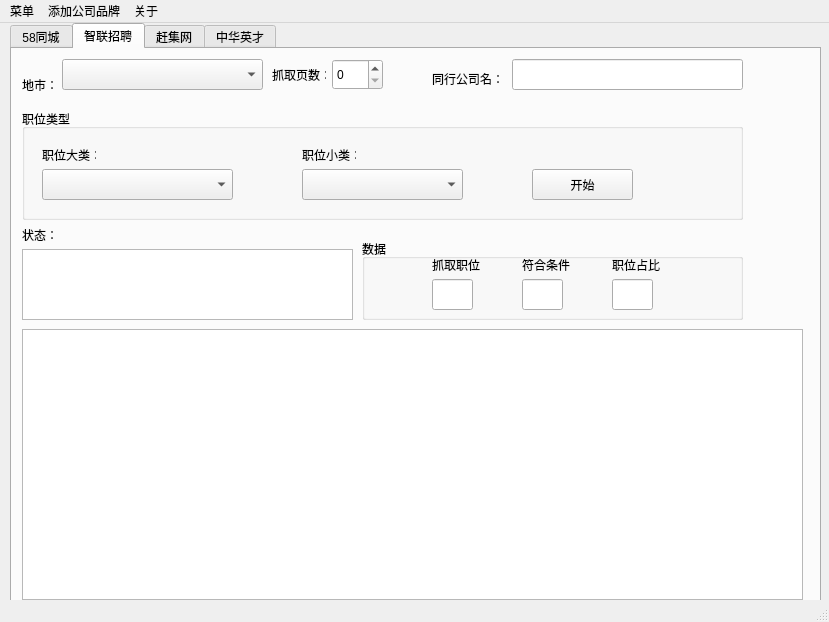
<?xml version="1.0" encoding="UTF-8"?>
<ui version="4.0">
 <class>MainWindow</class>
 <widget class="QMainWindow" name="MainWindow">
  <property name="geometry">
   <rect>
    <x>0</x>
    <y>0</y>
    <width>829</width>
    <height>622</height>
   </rect>
  </property>
  <property name="windowTitle">
   <string>招聘网职位覆盖率</string>
  </property>
  <widget class="QWidget" name="centralwidget">
   <widget class="QTabWidget" name="tabWidget">
    <property name="geometry">
     <rect>
      <x>10</x>
      <y>0</y>
      <width>811</width>
      <height>591</height>
     </rect>
    </property>
    <property name="currentIndex">
     <number>1</number>
    </property>
    <widget class="QWidget" name="tab">
     <attribute name="title">
      <string>58同城</string>
     </attribute>
     <widget class="QTextEdit" name="textEdit">
      <property name="geometry">
       <rect>
        <x>10</x>
        <y>200</y>
        <width>331</width>
        <height>71</height>
       </rect>
      </property>
     </widget>
     <widget class="QLabel" name="label">
      <property name="geometry">
       <rect>
        <x>10</x>
        <y>30</y>
        <width>54</width>
        <height>12</height>
       </rect>
      </property>
      <property name="text">
       <string>地市：</string>
      </property>
     </widget>
     <widget class="QLabel" name="label_2">
      <property name="geometry">
       <rect>
        <x>260</x>
        <y>20</y>
        <width>54</width>
        <height>12</height>
       </rect>
      </property>
      <property name="text">
       <string>抓取页数：</string>
      </property>
     </widget>
     <widget class="QGroupBox" name="groupBox">
      <property name="geometry">
       <rect>
        <x>10</x>
        <y>60</y>
        <width>721</width>
        <height>111</height>
       </rect>
      </property>
      <property name="title">
       <string>职位类型</string>
      </property>
      <widget class="QComboBox" name="comboBox">
       <property name="geometry">
        <rect>
         <x>20</x>
         <y>60</y>
         <width>191</width>
         <height>31</height>
        </rect>
       </property>
      </widget>
      <widget class="QComboBox" name="comboBox_2">
       <property name="geometry">
        <rect>
         <x>280</x>
         <y>60</y>
         <width>161</width>
         <height>31</height>
        </rect>
       </property>
      </widget>
      <widget class="QPushButton" name="pushButton">
       <property name="geometry">
        <rect>
         <x>510</x>
         <y>60</y>
         <width>101</width>
         <height>31</height>
        </rect>
       </property>
       <property name="text">
        <string>开始</string>
       </property>
      </widget>
      <widget class="QLabel" name="label_3">
       <property name="geometry">
        <rect>
         <x>20</x>
         <y>40</y>
         <width>54</width>
         <height>12</height>
        </rect>
       </property>
       <property name="text">
        <string>职位大类：</string>
       </property>
      </widget>
      <widget class="QLabel" name="label_4">
       <property name="geometry">
        <rect>
         <x>280</x>
         <y>40</y>
         <width>54</width>
         <height>12</height>
        </rect>
       </property>
       <property name="text">
        <string>职位小类：</string>
       </property>
      </widget>
     </widget>
     <widget class="QComboBox" name="comboBox_4">
      <property name="geometry">
       <rect>
        <x>50</x>
        <y>10</y>
        <width>201</width>
        <height>31</height>
       </rect>
      </property>
      <property name="maxVisibleItems">
       <number>14</number>
      </property>
     </widget>
     <widget class="QSpinBox" name="spinBox">
      <property name="geometry">
       <rect>
        <x>320</x>
        <y>10</y>
        <width>51</width>
        <height>31</height>
       </rect>
      </property>
     </widget>
     <widget class="QTableWidget" name="tableWidget">
      <property name="geometry">
       <rect>
        <x>10</x>
        <y>280</y>
        <width>781</width>
        <height>271</height>
       </rect>
      </property>
     </widget>
     <widget class="QLabel" name="label_5">
      <property name="geometry">
       <rect>
        <x>10</x>
        <y>180</y>
        <width>54</width>
        <height>12</height>
       </rect>
      </property>
      <property name="text">
       <string>状态：</string>
      </property>
     </widget>
     <widget class="QLabel" name="label_6">
      <property name="geometry">
       <rect>
        <x>420</x>
        <y>20</y>
        <width>71</width>
        <height>20</height>
       </rect>
      </property>
      <property name="text">
       <string>同行公司名：</string>
      </property>
     </widget>
     <widget class="QGroupBox" name="groupBox_2">
      <property name="geometry">
       <rect>
        <x>350</x>
        <y>190</y>
        <width>381</width>
        <height>81</height>
       </rect>
      </property>
      <property name="title">
       <string>数据</string>
      </property>
      <widget class="QLabel" name="label_10">
       <property name="geometry">
        <rect>
         <x>160</x>
         <y>20</y>
         <width>54</width>
         <height>12</height>
        </rect>
       </property>
       <property name="text">
        <string>符合条件</string>
       </property>
      </widget>
      <widget class="QLabel" name="label_11">
       <property name="geometry">
        <rect>
         <x>70</x>
         <y>20</y>
         <width>54</width>
         <height>12</height>
        </rect>
       </property>
       <property name="text">
        <string>抓取职位</string>
       </property>
      </widget>
      <widget class="QLabel" name="label_9">
       <property name="geometry">
        <rect>
         <x>250</x>
         <y>20</y>
         <width>54</width>
         <height>12</height>
        </rect>
       </property>
       <property name="text">
        <string>职位占比</string>
       </property>
      </widget>
      <widget class="QLineEdit" name="lineEdit_2">
       <property name="geometry">
        <rect>
         <x>70</x>
         <y>40</y>
         <width>41</width>
         <height>31</height>
        </rect>
       </property>
      </widget>
      <widget class="QLineEdit" name="lineEdit_3">
       <property name="geometry">
        <rect>
         <x>160</x>
         <y>40</y>
         <width>41</width>
         <height>31</height>
        </rect>
       </property>
      </widget>
      <widget class="QLineEdit" name="lineEdit_4">
       <property name="geometry">
        <rect>
         <x>250</x>
         <y>40</y>
         <width>41</width>
         <height>31</height>
        </rect>
       </property>
      </widget>
     </widget>
     <widget class="QLineEdit" name="lineEdit">
      <property name="geometry">
       <rect>
        <x>500</x>
        <y>10</y>
        <width>231</width>
        <height>31</height>
       </rect>
      </property>
     </widget>
    </widget>
    <widget class="QWidget" name="tab_2">
     <attribute name="title">
      <string>智联招聘</string>
     </attribute>
     <widget class="QTableWidget" name="tableWidget_3">
      <property name="geometry">
       <rect>
        <x>10</x>
        <y>280</y>
        <width>781</width>
        <height>271</height>
       </rect>
      </property>
     </widget>
     <widget class="QSpinBox" name="spinBox_3">
      <property name="geometry">
       <rect>
        <x>320</x>
        <y>10</y>
        <width>51</width>
        <height>31</height>
       </rect>
      </property>
     </widget>
     <widget class="QLabel" name="label_19">
      <property name="geometry">
       <rect>
        <x>10</x>
        <y>30</y>
        <width>54</width>
        <height>12</height>
       </rect>
      </property>
      <property name="text">
       <string>地市：</string>
      </property>
     </widget>
     <widget class="QLabel" name="label_20">
      <property name="geometry">
       <rect>
        <x>420</x>
        <y>20</y>
        <width>71</width>
        <height>20</height>
       </rect>
      </property>
      <property name="text">
       <string>同行公司名：</string>
      </property>
     </widget>
     <widget class="QLineEdit" name="lineEdit_9">
      <property name="geometry">
       <rect>
        <x>500</x>
        <y>10</y>
        <width>231</width>
        <height>31</height>
       </rect>
      </property>
     </widget>
     <widget class="QLabel" name="label_21">
      <property name="geometry">
       <rect>
        <x>10</x>
        <y>180</y>
        <width>54</width>
        <height>12</height>
       </rect>
      </property>
      <property name="text">
       <string>状态：</string>
      </property>
     </widget>
     <widget class="QGroupBox" name="groupBox_5">
      <property name="geometry">
       <rect>
        <x>10</x>
        <y>60</y>
        <width>721</width>
        <height>111</height>
       </rect>
      </property>
      <property name="title">
       <string>职位类型</string>
      </property>
      <widget class="QComboBox" name="comboBox_7">
       <property name="geometry">
        <rect>
         <x>20</x>
         <y>60</y>
         <width>191</width>
         <height>31</height>
        </rect>
       </property>
      </widget>
      <widget class="QComboBox" name="comboBox_8">
       <property name="geometry">
        <rect>
         <x>280</x>
         <y>60</y>
         <width>161</width>
         <height>31</height>
        </rect>
       </property>
      </widget>
      <widget class="QPushButton" name="pushButton_7">
       <property name="geometry">
        <rect>
         <x>510</x>
         <y>60</y>
         <width>101</width>
         <height>31</height>
        </rect>
       </property>
       <property name="text">
        <string>开始</string>
       </property>
      </widget>
      <widget class="QLabel" name="label_22">
       <property name="geometry">
        <rect>
         <x>20</x>
         <y>40</y>
         <width>54</width>
         <height>12</height>
        </rect>
       </property>
       <property name="text">
        <string>职位大类：</string>
       </property>
      </widget>
      <widget class="QLabel" name="label_23">
       <property name="geometry">
        <rect>
         <x>280</x>
         <y>40</y>
         <width>54</width>
         <height>12</height>
        </rect>
       </property>
       <property name="text">
        <string>职位小类：</string>
       </property>
      </widget>
     </widget>
     <widget class="QLabel" name="label_24">
      <property name="geometry">
       <rect>
        <x>260</x>
        <y>20</y>
        <width>54</width>
        <height>12</height>
       </rect>
      </property>
      <property name="text">
       <string>抓取页数：</string>
      </property>
     </widget>
     <widget class="QComboBox" name="comboBox_9">
      <property name="geometry">
       <rect>
        <x>50</x>
        <y>10</y>
        <width>201</width>
        <height>31</height>
       </rect>
      </property>
      <property name="maxVisibleItems">
       <number>14</number>
      </property>
     </widget>
     <widget class="QTextEdit" name="textEdit_3">
      <property name="geometry">
       <rect>
        <x>10</x>
        <y>200</y>
        <width>331</width>
        <height>71</height>
       </rect>
      </property>
     </widget>
     <widget class="QGroupBox" name="groupBox_6">
      <property name="geometry">
       <rect>
        <x>350</x>
        <y>190</y>
        <width>381</width>
        <height>81</height>
       </rect>
      </property>
      <property name="title">
       <string>数据</string>
      </property>
      <widget class="QLabel" name="label_25">
       <property name="geometry">
        <rect>
         <x>160</x>
         <y>20</y>
         <width>54</width>
         <height>12</height>
        </rect>
       </property>
       <property name="text">
        <string>符合条件</string>
       </property>
      </widget>
      <widget class="QLabel" name="label_26">
       <property name="geometry">
        <rect>
         <x>70</x>
         <y>20</y>
         <width>54</width>
         <height>12</height>
        </rect>
       </property>
       <property name="text">
        <string>抓取职位</string>
       </property>
      </widget>
      <widget class="QLabel" name="label_27">
       <property name="geometry">
        <rect>
         <x>250</x>
         <y>20</y>
         <width>54</width>
         <height>12</height>
        </rect>
       </property>
       <property name="text">
        <string>职位占比</string>
       </property>
      </widget>
      <widget class="QLineEdit" name="lineEdit_10">
       <property name="geometry">
        <rect>
         <x>70</x>
         <y>40</y>
         <width>41</width>
         <height>31</height>
        </rect>
       </property>
      </widget>
      <widget class="QLineEdit" name="lineEdit_11">
       <property name="geometry">
        <rect>
         <x>160</x>
         <y>40</y>
         <width>41</width>
         <height>31</height>
        </rect>
       </property>
      </widget>
      <widget class="QLineEdit" name="lineEdit_12">
       <property name="geometry">
        <rect>
         <x>250</x>
         <y>40</y>
         <width>41</width>
         <height>31</height>
        </rect>
       </property>
      </widget>
     </widget>
    </widget>
    <widget class="QWidget" name="tab_3">
     <attribute name="title">
      <string>赶集网</string>
     </attribute>
     <widget class="QTableWidget" name="tableWidget_4">
      <property name="geometry">
       <rect>
        <x>10</x>
        <y>280</y>
        <width>781</width>
        <height>271</height>
       </rect>
      </property>
     </widget>
     <widget class="QSpinBox" name="spinBox_4">
      <property name="geometry">
       <rect>
        <x>320</x>
        <y>10</y>
        <width>51</width>
        <height>31</height>
       </rect>
      </property>
     </widget>
     <widget class="QLabel" name="label_28">
      <property name="geometry">
       <rect>
        <x>10</x>
        <y>30</y>
        <width>54</width>
        <height>12</height>
       </rect>
      </property>
      <property name="text">
       <string>地市：</string>
      </property>
     </widget>
     <widget class="QLabel" name="label_29">
      <property name="geometry">
       <rect>
        <x>420</x>
        <y>20</y>
        <width>71</width>
        <height>20</height>
       </rect>
      </property>
      <property name="text">
       <string>同行公司名：</string>
      </property>
     </widget>
     <widget class="QLineEdit" name="lineEdit_13">
      <property name="geometry">
       <rect>
        <x>500</x>
        <y>10</y>
        <width>231</width>
        <height>31</height>
       </rect>
      </property>
     </widget>
     <widget class="QLabel" name="label_30">
      <property name="geometry">
       <rect>
        <x>10</x>
        <y>180</y>
        <width>54</width>
        <height>12</height>
       </rect>
      </property>
      <property name="text">
       <string>状态：</string>
      </property>
     </widget>
     <widget class="QGroupBox" name="groupBox_7">
      <property name="geometry">
       <rect>
        <x>10</x>
        <y>60</y>
        <width>721</width>
        <height>111</height>
       </rect>
      </property>
      <property name="title">
       <string>职位类型</string>
      </property>
      <widget class="QPushButton" name="pushButton_8">
       <property name="geometry">
        <rect>
         <x>510</x>
         <y>60</y>
         <width>101</width>
         <height>31</height>
        </rect>
       </property>
       <property name="text">
        <string>开始</string>
       </property>
      </widget>
      <widget class="QComboBox" name="comboBox_10">
       <property name="geometry">
        <rect>
         <x>280</x>
         <y>60</y>
         <width>161</width>
         <height>31</height>
        </rect>
       </property>
      </widget>
      <widget class="QLabel" name="label_31">
       <property name="geometry">
        <rect>
         <x>20</x>
         <y>40</y>
         <width>54</width>
         <height>12</height>
        </rect>
       </property>
       <property name="text">
        <string>职位大类：</string>
       </property>
      </widget>
      <widget class="QComboBox" name="comboBox_11">
       <property name="geometry">
        <rect>
         <x>20</x>
         <y>60</y>
         <width>191</width>
         <height>31</height>
        </rect>
       </property>
      </widget>
      <widget class="QLabel" name="label_32">
       <property name="geometry">
        <rect>
         <x>280</x>
         <y>40</y>
         <width>54</width>
         <height>12</height>
        </rect>
       </property>
       <property name="text">
        <string>职位小类：</string>
       </property>
      </widget>
     </widget>
     <widget class="QLabel" name="label_33">
      <property name="geometry">
       <rect>
        <x>260</x>
        <y>20</y>
        <width>54</width>
        <height>12</height>
       </rect>
      </property>
      <property name="text">
       <string>抓取页数：</string>
      </property>
     </widget>
     <widget class="QComboBox" name="comboBox_12">
      <property name="geometry">
       <rect>
        <x>50</x>
        <y>10</y>
        <width>201</width>
        <height>31</height>
       </rect>
      </property>
      <property name="maxVisibleItems">
       <number>14</number>
      </property>
     </widget>
     <widget class="QTextEdit" name="textEdit_4">
      <property name="geometry">
       <rect>
        <x>10</x>
        <y>200</y>
        <width>331</width>
        <height>71</height>
       </rect>
      </property>
     </widget>
     <widget class="QGroupBox" name="groupBox_8">
      <property name="geometry">
       <rect>
        <x>350</x>
        <y>190</y>
        <width>381</width>
        <height>81</height>
       </rect>
      </property>
      <property name="title">
       <string>数据</string>
      </property>
      <widget class="QLabel" name="label_34">
       <property name="geometry">
        <rect>
         <x>160</x>
         <y>20</y>
         <width>54</width>
         <height>12</height>
        </rect>
       </property>
       <property name="text">
        <string>符合条件</string>
       </property>
      </widget>
      <widget class="QLabel" name="label_35">
       <property name="geometry">
        <rect>
         <x>70</x>
         <y>20</y>
         <width>54</width>
         <height>12</height>
        </rect>
       </property>
       <property name="text">
        <string>抓取职位</string>
       </property>
      </widget>
      <widget class="QLabel" name="label_36">
       <property name="geometry">
        <rect>
         <x>250</x>
         <y>20</y>
         <width>54</width>
         <height>12</height>
        </rect>
       </property>
       <property name="text">
        <string>职位占比</string>
       </property>
      </widget>
      <widget class="QLineEdit" name="lineEdit_14">
       <property name="geometry">
        <rect>
         <x>70</x>
         <y>40</y>
         <width>41</width>
         <height>31</height>
        </rect>
       </property>
      </widget>
      <widget class="QLineEdit" name="lineEdit_15">
       <property name="geometry">
        <rect>
         <x>160</x>
         <y>40</y>
         <width>41</width>
         <height>31</height>
        </rect>
       </property>
      </widget>
      <widget class="QLineEdit" name="lineEdit_16">
       <property name="geometry">
        <rect>
         <x>250</x>
         <y>40</y>
         <width>41</width>
         <height>31</height>
        </rect>
       </property>
      </widget>
     </widget>
    </widget>
    <widget class="QWidget" name="tab_4">
     <attribute name="title">
      <string>中华英才</string>
     </attribute>
     <widget class="QGroupBox" name="groupBox_9">
      <property name="geometry">
       <rect>
        <x>350</x>
        <y>190</y>
        <width>381</width>
        <height>81</height>
       </rect>
      </property>
      <property name="title">
       <string>数据</string>
      </property>
      <widget class="QLabel" name="label_37">
       <property name="geometry">
        <rect>
         <x>160</x>
         <y>20</y>
         <width>54</width>
         <height>12</height>
        </rect>
       </property>
       <property name="text">
        <string>符合条件</string>
       </property>
      </widget>
      <widget class="QLabel" name="label_38">
       <property name="geometry">
        <rect>
         <x>70</x>
         <y>20</y>
         <width>54</width>
         <height>12</height>
        </rect>
       </property>
       <property name="text">
        <string>抓取职位</string>
       </property>
      </widget>
      <widget class="QLabel" name="label_39">
       <property name="geometry">
        <rect>
         <x>250</x>
         <y>20</y>
         <width>54</width>
         <height>12</height>
        </rect>
       </property>
       <property name="text">
        <string>职位占比</string>
       </property>
      </widget>
      <widget class="QLineEdit" name="lineEdit_17">
       <property name="geometry">
        <rect>
         <x>70</x>
         <y>40</y>
         <width>41</width>
         <height>31</height>
        </rect>
       </property>
      </widget>
      <widget class="QLineEdit" name="lineEdit_18">
       <property name="geometry">
        <rect>
         <x>160</x>
         <y>40</y>
         <width>41</width>
         <height>31</height>
        </rect>
       </property>
      </widget>
      <widget class="QLineEdit" name="lineEdit_19">
       <property name="geometry">
        <rect>
         <x>250</x>
         <y>40</y>
         <width>41</width>
         <height>31</height>
        </rect>
       </property>
      </widget>
     </widget>
     <widget class="QLabel" name="label_40">
      <property name="geometry">
       <rect>
        <x>10</x>
        <y>30</y>
        <width>54</width>
        <height>12</height>
       </rect>
      </property>
      <property name="text">
       <string>地市：</string>
      </property>
     </widget>
     <widget class="QTableWidget" name="tableWidget_5">
      <property name="geometry">
       <rect>
        <x>10</x>
        <y>280</y>
        <width>781</width>
        <height>271</height>
       </rect>
      </property>
     </widget>
     <widget class="QLineEdit" name="lineEdit_20">
      <property name="geometry">
       <rect>
        <x>500</x>
        <y>10</y>
        <width>231</width>
        <height>31</height>
       </rect>
      </property>
     </widget>
     <widget class="QSpinBox" name="spinBox_5">
      <property name="geometry">
       <rect>
        <x>320</x>
        <y>10</y>
        <width>51</width>
        <height>31</height>
       </rect>
      </property>
     </widget>
     <widget class="QLabel" name="label_41">
      <property name="geometry">
       <rect>
        <x>420</x>
        <y>20</y>
        <width>71</width>
        <height>20</height>
       </rect>
      </property>
      <property name="text">
       <string>同行公司名：</string>
      </property>
     </widget>
     <widget class="QLabel" name="label_42">
      <property name="geometry">
       <rect>
        <x>260</x>
        <y>20</y>
        <width>54</width>
        <height>12</height>
       </rect>
      </property>
      <property name="text">
       <string>抓取页数：</string>
      </property>
     </widget>
     <widget class="QGroupBox" name="groupBox_10">
      <property name="geometry">
       <rect>
        <x>10</x>
        <y>60</y>
        <width>721</width>
        <height>111</height>
       </rect>
      </property>
      <property name="title">
       <string>职位类型</string>
      </property>
      <widget class="QLabel" name="label_43">
       <property name="geometry">
        <rect>
         <x>280</x>
         <y>40</y>
         <width>54</width>
         <height>12</height>
        </rect>
       </property>
       <property name="text">
        <string>职位小类：</string>
       </property>
      </widget>
      <widget class="QComboBox" name="comboBox_13">
       <property name="geometry">
        <rect>
         <x>20</x>
         <y>60</y>
         <width>191</width>
         <height>31</height>
        </rect>
       </property>
      </widget>
      <widget class="QLabel" name="label_44">
       <property name="geometry">
        <rect>
         <x>20</x>
         <y>40</y>
         <width>54</width>
         <height>12</height>
        </rect>
       </property>
       <property name="text">
        <string>职位大类：</string>
       </property>
      </widget>
      <widget class="QComboBox" name="comboBox_14">
       <property name="geometry">
        <rect>
         <x>280</x>
         <y>60</y>
         <width>161</width>
         <height>31</height>
        </rect>
       </property>
      </widget>
      <widget class="QPushButton" name="pushButton_9">
       <property name="geometry">
        <rect>
         <x>510</x>
         <y>60</y>
         <width>101</width>
         <height>31</height>
        </rect>
       </property>
       <property name="text">
        <string>开始</string>
       </property>
      </widget>
     </widget>
     <widget class="QTextEdit" name="textEdit_5">
      <property name="geometry">
       <rect>
        <x>10</x>
        <y>200</y>
        <width>331</width>
        <height>71</height>
       </rect>
      </property>
     </widget>
     <widget class="QComboBox" name="comboBox_15">
      <property name="geometry">
       <rect>
        <x>50</x>
        <y>10</y>
        <width>201</width>
        <height>31</height>
       </rect>
      </property>
      <property name="maxVisibleItems">
       <number>14</number>
      </property>
     </widget>
     <widget class="QLabel" name="label_45">
      <property name="geometry">
       <rect>
        <x>10</x>
        <y>180</y>
        <width>54</width>
        <height>12</height>
       </rect>
      </property>
      <property name="text">
       <string>状态：</string>
      </property>
     </widget>
    </widget>
   </widget>
  </widget>
  <widget class="QMenuBar" name="menubar">
   <property name="geometry">
    <rect>
     <x>0</x>
     <y>0</y>
     <width>829</width>
     <height>23</height>
    </rect>
   </property>
   <widget class="QMenu" name="menu">
    <property name="title">
     <string>菜单</string>
    </property>
   </widget>
   <widget class="QMenu" name="menu_2">
    <property name="title">
     <string>关于</string>
    </property>
    <addaction name="action"/>
    <addaction name="actionabout"/>
   </widget>
   <widget class="QMenu" name="menu_3">
    <property name="title">
     <string>添加公司品牌</string>
    </property>
    <addaction name="action58"/>
    <addaction name="actiond"/>
    <addaction name="actionga"/>
    <addaction name="actionz"/>
   </widget>
   <addaction name="menu"/>
   <addaction name="menu_3"/>
   <addaction name="menu_2"/>
  </widget>
  <widget class="QStatusBar" name="statusbar"/>
  <action name="action">
   <property name="text">
    <string>帮助</string>
   </property>
  </action>
  <action name="actionabout">
   <property name="text">
    <string>关于</string>
   </property>
  </action>
  <action name="action58">
   <property name="text">
    <string>58同城</string>
   </property>
  </action>
  <action name="actiond">
   <property name="text">
    <string>智联</string>
   </property>
  </action>
  <action name="actionga">
   <property name="text">
    <string>赶集</string>
   </property>
  </action>
  <action name="actionz">
   <property name="text">
    <string>中华英才</string>
   </property>
  </action>
 </widget>
 <resources/>
 <connections/>
</ui>
